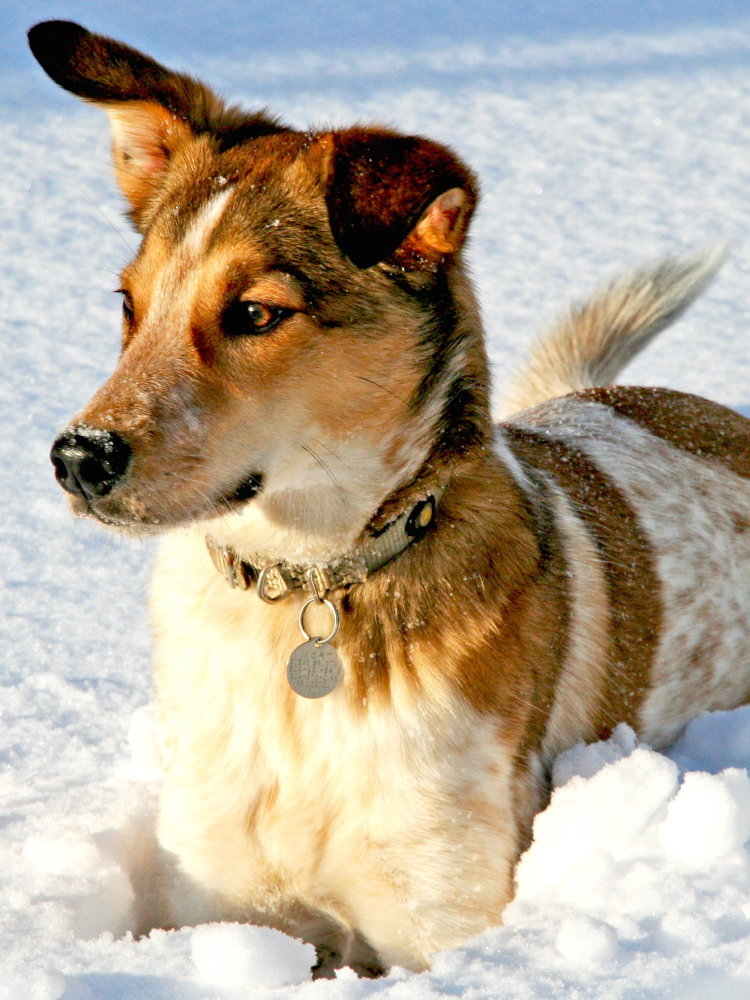
#> input picture src/dog.jpg, 1500 x 2000 px (shown at 1/2 size)
$ jupyter execute --allow-errors 'Interpolation tutorials-TRASH.ipynb'
#> lines starting #> are read from the running program, lines starting #| are printed output that depends on the picture
[cell 1]
import numpy as np

def bilinear_interpolation(x, y, points):
    """
    Perform bilinear interpolation.

    Parameters:
    x, y: coordinates of the point to interpolate
    points: a list of four points in the format [(x1, y1, value1), ..., (x4, y4, value4)]
    """

    # Sorting points to ensure they are in the correct order
    points = sorted(points)  # Sort by x, then by y

    # Extracting known points
    x1, y1, q11 = points[0]
    x2, y2, q21 = points[1]
    x3, y3, q12 = points[2]
    x4, y4, q22 = points[3]

    # Bilinear interpolation formula
    return (q11 * (x2 - x) * (y2 - y) +
            q21 * (x - x1) * (y2 - y) +
            q12 * (x2 - x) * (y - y1) +
            q22 * (x - x1) * (y - y1)) / ((x2 - x1) * (y2 - y1))

# Example usage
points = [(0, 0, 1), (1, 0, 2), (0, 1, 3), (1, 1, 4)]
x, y = 0.5, 0.5
#> (the rest of this cell did not finish here and is left out)

[cell 2]
from PIL import Image
import numpy as np

def resize_image(input_image_path, output_image_path, new_width, new_height):
#> called with input_image_path = 'dog.jpg', output_image_path = 'path_to_output_image.jpg', new_width = 200, new_height = 200
    with Image.open(input_image_path) as image:
        # Convert to numpy array
#> image is the input picture: PIL image 1500x2000 RGB; mean R, G, B 181.4, 169.5, 151.9
        data = np.asarray(image)

        # Get original dimensions
        old_height, old_width, num_channels = data.shape

        # Create a new array for the resized image
        resized_data = np.zeros((new_height, new_width, num_channels), dtype=np.uint8)

        for i in range(new_height):
            for j in range(new_width):
                # Map points to the original image
                x = (i / new_height) * old_height
                y = (j / new_width) * old_width

                # Calculate the nearest four points
                x1 = int(np.floor(x))
                y1 = int(np.floor(y))
                x2 = min(x1 + 1, old_height - 1)
                y2 = min(y1 + 1, old_width - 1)

                # Bilinear interpolation for each channel
                for c in range(num_channels):
                    q11 = data[x1, y1, c]
                    q21 = data[x2, y1, c]
                    q12 = data[x1, y2, c]
                    q22 = data[x2, y2, c]

                    val = ((q11 * (x2 - x) * (y2 - y) +
                            q21 * (x - x1) * (y2 - y) +
                            q12 * (x2 - x) * (y - y1) +
                            q22 * (x - x1) * (y - y1))
                           / ((x2 - x1) * (y2 - y1)))
                    resized_data[i, j, c] = int(val)
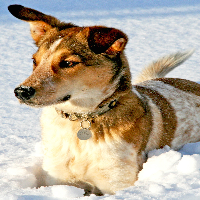
#> resized_data: shape (200, 200, 3); mean R, G, B 181.3, 169.4, 151.9

        # Convert back to an image and save
        resized_image = Image.fromarray(resized_data)
        resized_image.save(output_image_path)

# Example usage
resize_image('dog.jpg', 'path_to_output_image.jpg', 200, 200)

[cell 3]
import matplotlib.pyplot as plt
import numpy as np

# Assuming you have the 'bilinear_interpolation' function from the previous example

# Create a grid
x_values = np.linspace(0, 1, 10)
y_values = np.linspace(0, 1, 10)
z_values = np.zeros((len(x_values), len(y_values)))

# Define the known points
points = [(0, 0, 1), (1, 0, 2), (0, 1, 3), (1, 1, 4)]

# Interpolate values over the grid
for i, x in enumerate(x_values):
    for j, y in enumerate(y_values):
        z_values[i, j] = bilinear_interpolation(x, y, points)

# Plot
plt.imshow(z_values, extent=(0, 1, 0, 1), origin='lower')
plt.colorbar(label='Interpolated Value')
plt.title('Bilinear Interpolation Over a Grid')
plt.xlabel('X-axis')
plt.ylabel('Y-axis')
plt.show()
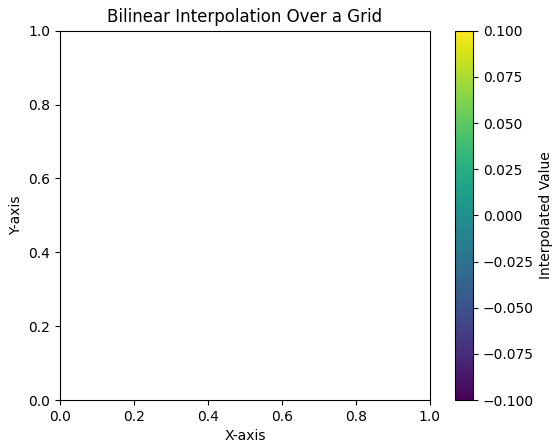
#> figure drawn by matplotlib, 2 panels

[cell 4]
from PIL import Image
import matplotlib.pyplot as plt

# Assuming you have the 'resize_image' function from the previous example

# Define paths
input_image_path = 'path_to_input_image.jpg'
resized_image_path = 'path_to_resized_image.jpg'

# Resize image
#> (the rest of this cell did not finish here and is left out)


# Load and display images
original_image = Image.open(input_image_path)
resized_image = Image.open(resized_image_path)

# Display side by side
plt.figure(figsize=(12, 6))
plt.subplot(1, 2, 1)
plt.imshow(original_image)
plt.title('Original Image')
plt.axis('off')

plt.subplot(1, 2, 2)
plt.imshow(resized_image)
plt.title('Resized Image')
plt.axis('off')

plt.show()

[cell 5]
import numpy as np
import matplotlib.pyplot as plt

def bilinear_interpolate(image, x, y):
#> called with image = array of shape (10, 10), x = 5.3, y = 6.8
    x0, y0 = int(x), int(y)
    x1, y1 = x0 + 1, y0 + 1

    Ia, Ib, Ic, Id = image[x0, y0], image[x0, y1], image[x1, y0], image[x1, y1]
#> Ia = 0.653; Ib = 0.253; Ic = 0.821; Id = 0.0971
    wa, wb, wc, wd = (x1 - x) * (y1 - y), (x1 - x) * (y - y0), (x - x0) * (y1 - y), (x - x0) * (y - y0)

    return wa * Ia + wb * Ib + wc * Ic + wd * Id

# Example usage
image = np.random.rand(10, 10)  # a random image
x, y = 5.3, 6.8
interpolated_value = bilinear_interpolate(image, x, y)
#> interpolated_value = 0.306
interpolated_value
#> Out = 0.306

[cell 6]
# Bicubic interpolation is more complex and would involve using Scipy's griddata or similar methods
from scipy.interpolate import griddata

def bicubic_interpolate(image, x, y):
#> called with image = array of shape (10, 10), x = 5.3, y = 6.8
    grid_x, grid_y = np.mgrid[0:image.shape[0], 0:image.shape[1]]
    points = np.vstack((grid_x.ravel(), grid_y.ravel())).T
    values = image.ravel()
#> values = 100 values, max 0.988 at index 52, min 0.0047 at index 99, mean 0.473
    return griddata(points, values, (x, y), method='cubic')

# Example usage
interpolated_value = bicubic_interpolate(image, 5.3, 6.8)
#> interpolated_value = 0.379
interpolated_value
#> Out = 0.379

[cell 7]
# Using PyKrige library for Kriging
from pykrige.ok import OrdinaryKriging
import pandas as pd

# Example data
data = pd.DataFrame({'X': [0, 1, 2], 'Y': [0, 1, 4], 'Z': [5, 3, 8]})

# Create an Ordinary Kriging model
#> (the rest of this cell did not finish here and is left out)

[cell 8]
from scipy.interpolate import Rbf

# Example data
x, y, z = np.array([0, 1, 2]), np.array([0, 1, 4]), np.array([5, 3, 8])

# RBF interpolation
rbf = Rbf(x, y, z, function='linear')
xi, yi = np.mgrid[0:3:1, 0:5:1]
zi = rbf(xi, yi)

[cell 9]
import numpy as np
import matplotlib.pyplot as plt

def bilinear_interpolate(image, x, y):
    x0, y0 = int(x), int(y)
    x1, y1 = x0 + 1, y0 + 1

    if x1 >= image.shape[1]:
        x1 = x0
    if y1 >= image.shape[0]:
        y1 = y0

    Ia, Ib, Ic, Id = image[y0, x0], image[y1, x0], image[y0, x1], image[y1, x1]
    wa, wb, wc, wd = (x1 - x) * (y1 - y), (x1 - x) * (y - y0), (x - x0) * (y1 - y), (x - x0) * (y - y0)

    return wa * Ia + wb * Ib + wc * Ic + wd * Id

# Example usage
image = np.random.rand(10, 10)  # a random image
x, y = 5.3, 6.8
interpolated_value = bilinear_interpolate(image, x, y)

# Visualization
plt.imshow(image, cmap='gray')
plt.colorbar(label='Pixel Value')
plt.scatter([x], [y], color='red')  # interpolated point
plt.text(x+0.2, y, f'Interpolated\nValue: {interpolated_value:.2f}', color='red')

# Marking the nearby grid points
for px, py in [(int(x), int(y)), (int(x)+1, int(y)), (int(x), int(y)+1), (int(x)+1, int(y)+1)]:
    if px < image.shape[1] and py < image.shape[0]:
        plt.scatter([px], [py], color='blue')
        plt.text(px+0.2, py, f'{image[py, px]:.2f}', color='blue')

plt.title('Bilinear Interpolation Visualization')
plt.xlabel('X-axis')
plt.ylabel('Y-axis')
plt.show()
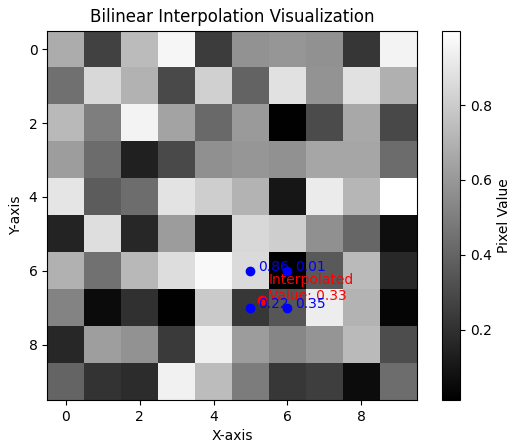
#> figure drawn by matplotlib, 2 panels

[cell 10]
import numpy as np
from scipy.interpolate import griddata
import matplotlib.pyplot as plt

def bicubic_interpolate(image, x, y):
    """
    Perform bicubic interpolation on an image at a specific point (x, y).

    :param image: 2D numpy array representing the image
    :param x: x-coordinate for interpolation
    :param y: y-coordinate for interpolation
    :return: interpolated value at point (x, y)
    """
    grid_x, grid_y = np.mgrid[0:image.shape[0], 0:image.shape[1]]
    points = np.vstack((grid_x.ravel(), grid_y.ravel())).T
    values = image.ravel()
    return griddata(points, values, (x, y), method='cubic')

# Create a sample image for demonstration
image = np.random.rand(10, 10)  # A 10x10 random image

# Define the point for interpolation
x, y = 5.3, 6.8

# Perform bicubic interpolation
interpolated_value = bicubic_interpolate(image, x, y)

# Visualization
plt.imshow(image, cmap='gray')
plt.colorbar(label='Pixel Value')
plt.scatter([x], [y], color='red')  # Highlight the interpolated point
plt.text(x + 0.2, y, f'Interpolated Value: {interpolated_value:.2f}', color='red')
plt.title('Bicubic Interpolation Visualization')
plt.xlabel('X-axis')
plt.ylabel('Y-axis')
plt.show()
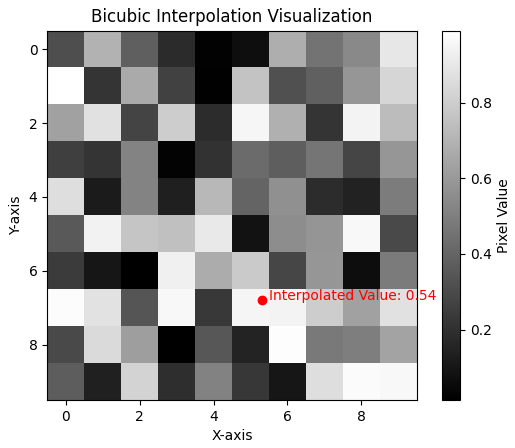
#> figure drawn by matplotlib, 2 panels

[cell 11]
import numpy as np
from scipy.interpolate import Rbf
import matplotlib.pyplot as plt

# Step 1: Setup Example Data
# Example data points
x, y, z = np.array([0, 1, 2]), np.array([0, 1, 4]), np.array([5, 3, 8])

# Step 2: Perform RBF Interpolation
# Creating the RBF interpolator
rbf = Rbf(x, y, z, function='linear')
# Defining the grid for interpolation
xi, yi = np.mgrid[0:3:1, 0:5:1]
# Performing the interpolation
zi = rbf(xi, yi)

# Step 3: Visualization
# Plotting the original data points
plt.scatter(x, y, c=z, s=100, edgecolor='black', label='Original Data Points')
# Plotting the interpolated surface
plt.imshow(zi, extent=[0, 2, 0, 4], origin='lower', cmap='viridis')
plt.colorbar(label='Interpolated Value')
# Additional plot settings
plt.title('RBF Interpolation Visualization')
plt.xlabel('X-axis')
plt.ylabel('Y-axis')
plt.legend()
plt.show()
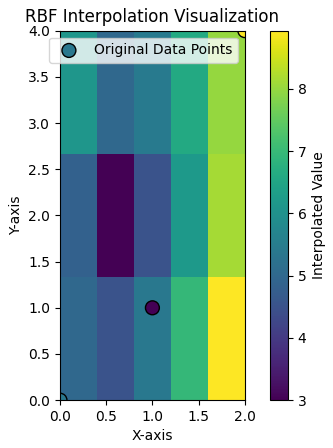
#> figure drawn by matplotlib, 2 panels

[cell 12]
import numpy as np
import matplotlib.pyplot as plt
from scipy.interpolate import CubicSpline

# Step 1: Define your known data points
# Example control points
x = np.array([0, 1, 2, 3, 4, 5])
y = np.array([0, 1, 4, 1, 0, 1])

# Step 2: Create the cubic spline interpolation
cs = CubicSpline(x, y)

# Step 3: Define a range for interpolation
x_new = np.linspace(0, 5, 100)

# Step 4: Interpolate the data
y_new = cs(x_new)

# Step 5: Plotting the original points and the spline
plt.figure(figsize=(8, 4))
plt.plot(x, y, 'o', label='Control Points')
plt.plot(x_new, y_new, label='Cubic Spline')
plt.legend()
plt.xlabel('X-axis')
plt.ylabel('Y-axis')
plt.title('Cubic Spline Interpolation')
plt.show()
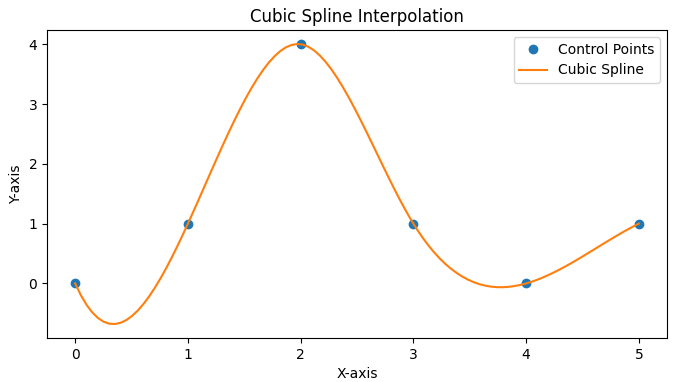
#> figure drawn by matplotlib, 1 panel; curve peaks at x = 1.97, y = 4

[cell 13]
import numpy as np

# Example usage
x = np.array([0, 1, 2, 3, 4, 5])
y = np.array([0, 1, 4, 1, 0, 1])

# def cubic_spline_interpolation(x, y):
n = len(x)
A = np.zeros((4 * (n - 1), 4 * (n - 1)))
b = np.zeros(4 * (n - 1))

# Equation for each piecewise polynomial
for i in range(n - 1):
    A[4*i][4*i:4*i+4] = [x[i]**3, x[i]**2, x[i], 1]
    A[4*i+1][4*i:4*i+4] = [x[i+1]**3, x[i+1]**2, x[i+1], 1]
    b[4*i:4*i+2] = y[i:i+2]

# Continuity, smoothness, and boundary conditions
for i in range(n - 2):
    # Continuity
    A[4*i+2][4*i:4*i+4] = [x[i+1]**3, x[i+1]**2, x[i+1], 1]
    A[4*i+2][4*i+4:4*i+8] = [-x[i+1]**3, -x[i+1]**2, -x[i+1], -1]

    # Smoothness
    A[4*i+3][4*i:4*i+4] = [3*x[i+1]**2, 2*x[i+1], 1, 0]
    A[4*i+3][4*i+4:4*i+8] = [-3*x[i+1]**2, -2*x[i+1], -1, 0]

# Natural spline boundary conditions (second derivative is zero at the endpoints)
A[-2][0:4] = [3*x[0]**2, 2*x[0], 1, 0]
A[-1][-4:] = [3*x[-1]**2, 2*x[-1], 1, 0]

# Solve for the spline coefficients
#> (the rest of this cell did not finish here and is left out)

[cell 14]
import numpy as np

def compute_spline_coefficients(x, y):
    n = len(x)
    A = np.zeros((n, n))
    b = np.zeros(n)

    # Set up the system A * c = b, where c are the second derivatives at the knots
    for i in range(1, n - 1):
        A[i, i - 1] = x[i] - x[i - 1]
        A[i, i] = 2 * (x[i + 1] - x[i - 1])
        A[i, i + 1] = x[i + 1] - x[i]
        b[i] = 6 * ((y[i + 1] - y[i]) / (x[i + 1] - x[i]) - (y[i] - y[i - 1]) / (x[i] - x[i - 1]))

    # Natural spline boundary conditions
    A[0, 0] = A[-1, -1] = 1

    # Solve for c
    c = np.linalg.solve(A, b)

    # Compute the polynomial coefficients for each segment
    d = np.diff(y) / np.diff(x)
    a = y[:-1]
    b = d - np.diff(x) * (2*c[:-1] + c[1:]) / 6
    d = np.diff(c) / (6 * np.diff(x))

    return a, b, c[:-1], d

def cubic_spline(x, y, x_new):
    a, b, c, d = compute_spline_coefficients(x, y)
    y_new = np.empty_like(x_new)

    for i, xi in enumerate(x_new):
        idx = np.searchsorted(x, xi) - 1
        idx = np.clip(idx, 0, len(a) - 1)
        dx = xi - x[idx]
        y_new[i] = a[idx] + b[idx]*dx + c[idx]*dx**2 + d[idx]*dx**3

    return y_new

# Example data
x = np.array([0, 1, 2, 3, 4, 5])
y = np.array([0, 1, 4, 1, 0, 1])

# Interpolate
x_new = np.linspace(0, 5, 100)
y_new = cubic_spline(x, y, x_new)

# Plotting
import matplotlib.pyplot as plt
plt.figure(figsize=(8, 4))
plt.plot(x, y, 'o', label='Control Points')
plt.plot(x_new, y_new, label='Cubic Spline')
plt.legend()
plt.xlabel('X-axis')
plt.ylabel('Y-axis')
plt.title('Cubic Spline Interpolation')
plt.show()
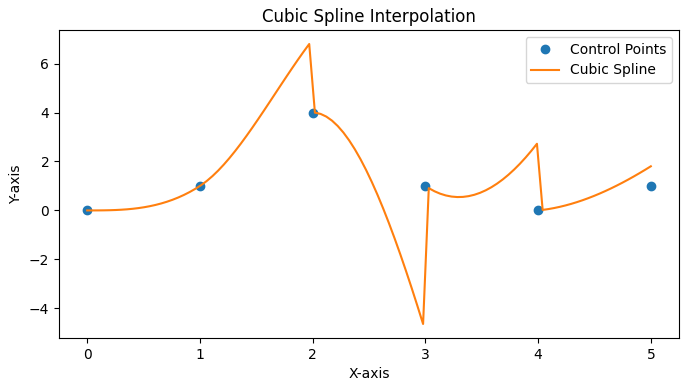
#> figure drawn by matplotlib, 1 panel; curve peaks at x = 1.97, y = 6.8

[cell 15]
import numpy as np

def cubic_spline(x, y):
    n = len(x)
    A = np.zeros((n, n))  # Coefficient matrix
    r = np.zeros(n)       # Right hand side values

    # Natural spline boundary conditions
    A[0, 0], A[-1, -1] = 1, 1

    for i in range(1, n - 1):
        h1 = x[i] - x[i - 1]
        h2 = x[i + 1] - x[i]
        A[i, i - 1] = h1
        A[i, i] = 2 * (h1 + h2)
        A[i, i + 1] = h2
        r[i] = 3 * ((y[i + 1] - y[i]) / h2 - (y[i] - y[i - 1]) / h1)
#> (the rest of the program and of its run is left out)
